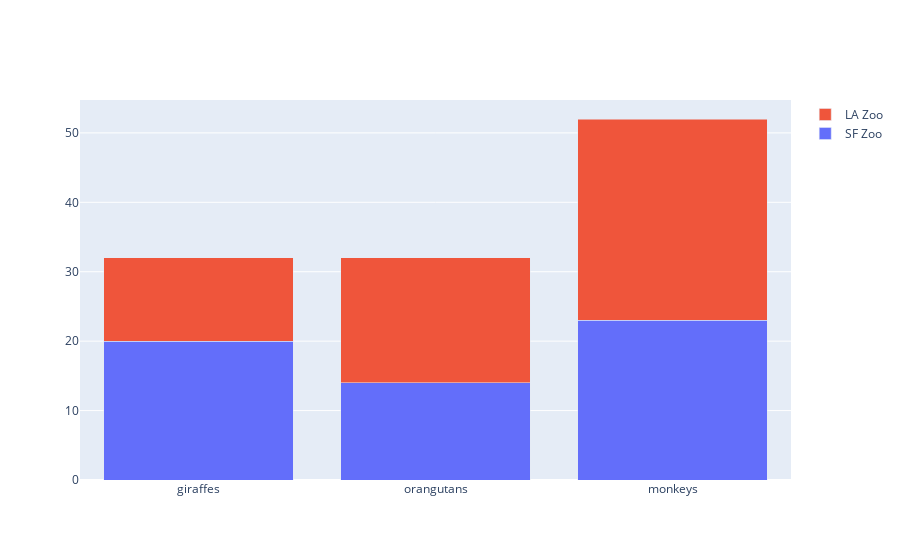

The code cell stored with this chart in its notebook:
### Code cell
animals=['giraffes', 'orangutans', 'monkeys']

fig = go.Figure(data=[
    go.Bar(name='SF Zoo', x=animals, y=[20, 14, 23]),
    go.Bar(name='LA Zoo', x=animals, y=[12, 18, 29])
])
# Change the bar mode
fig.update_layout(barmode='stack')
fig.show()

### Figure 1 — Plotly figure (JSON) as saved in the notebook; plotly's stock layout.template omitted (floating-point values rounded to 4 significant figures)
{"data": [{"name": "SF Zoo", "type": "bar", "x": ["giraffes", "orangutans", "monkeys"], "y": [20, 14, 23]}, {"name": "LA Zoo", "type": "bar", "x": ["giraffes", "orangutans", "monkeys"], "y": [12, 18, 29]}], "layout": {"barmode": "stack"}}
